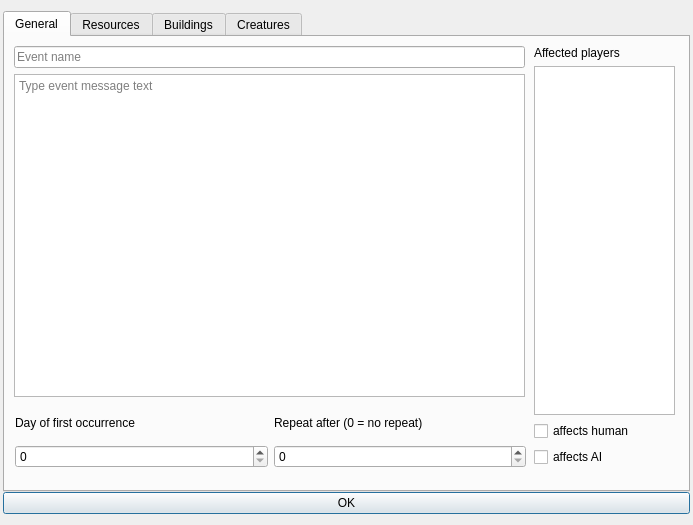
<?xml version="1.0" encoding="UTF-8"?>
<ui version="4.0">
 <class>TownEvent</class>
 <widget class="QDialog" name="TownEvent">
  <property name="windowModality">
   <enum>Qt::ApplicationModal</enum>
  </property>
  <property name="geometry">
   <rect>
    <x>0</x>
    <y>0</y>
    <width>693</width>
    <height>525</height>
   </rect>
  </property>
  <property name="sizePolicy">
   <sizepolicy hsizetype="MinimumExpanding" vsizetype="MinimumExpanding">
    <horstretch>0</horstretch>
    <verstretch>0</verstretch>
   </sizepolicy>
  </property>
  <property name="windowTitle">
   <string>Town event</string>
  </property>
  <layout class="QVBoxLayout" name="verticalLayout_16">
   <property name="spacing">
    <number>0</number>
   </property>
   <property name="leftMargin">
    <number>3</number>
   </property>
   <property name="rightMargin">
    <number>3</number>
   </property>
   <item>
    <widget class="QTabWidget" name="tabWidget">
     <property name="currentIndex">
      <number>0</number>
     </property>
     <widget class="QWidget" name="generalTab">
      <attribute name="title">
       <string>General</string>
      </attribute>
      <widget class="QWidget" name="verticalLayoutWidget">
       <property name="geometry">
        <rect>
         <x>9</x>
         <y>9</y>
         <width>511</width>
         <height>351</height>
        </rect>
       </property>
       <layout class="QVBoxLayout" name="verticalLayout" stretch="0,0">
        <item>
         <widget class="QLineEdit" name="eventNameText">
          <property name="placeholderText">
           <string>Event name</string>
          </property>
         </widget>
        </item>
        <item>
         <widget class="QPlainTextEdit" name="eventMessageText">
          <property name="placeholderText">
           <string>Type event message text</string>
          </property>
         </widget>
        </item>
       </layout>
      </widget>
      <widget class="QWidget" name="horizontalLayoutWidget">
       <property name="geometry">
        <rect>
         <x>10</x>
         <y>370</y>
         <width>511</width>
         <height>61</height>
        </rect>
       </property>
       <layout class="QHBoxLayout" name="horizontalLayout">
        <item>
         <layout class="QVBoxLayout" name="verticalLayout_2">
          <item>
           <widget class="QLabel" name="eventFirstOccurrenceText">
            <property name="text">
             <string>Day of first occurrence</string>
            </property>
           </widget>
          </item>
          <item>
           <widget class="QSpinBox" name="eventFirstOccurrence"/>
          </item>
         </layout>
        </item>
        <item>
         <layout class="QVBoxLayout" name="verticalLayout_3">
          <item>
           <widget class="QLabel" name="eventRepeatAfterText">
            <property name="text">
             <string>Repeat after (0 = no repeat)</string>
            </property>
           </widget>
          </item>
          <item>
           <widget class="QSpinBox" name="eventRepeatAfter"/>
          </item>
         </layout>
        </item>
       </layout>
      </widget>
      <widget class="QWidget" name="verticalLayoutWidget_4">
       <property name="geometry">
        <rect>
         <x>529</x>
         <y>9</y>
         <width>141</width>
         <height>421</height>
        </rect>
       </property>
       <layout class="QVBoxLayout" name="verticalLayout_4">
        <item>
         <widget class="QLabel" name="playersAffectedText">
          <property name="text">
           <string>Affected players</string>
          </property>
         </widget>
        </item>
        <item>
         <widget class="QListWidget" name="playersAffected">
          <property name="sizePolicy">
           <sizepolicy hsizetype="Preferred" vsizetype="Expanding">
            <horstretch>0</horstretch>
            <verstretch>0</verstretch>
           </sizepolicy>
          </property>
          <property name="maximumSize">
           <size>
            <width>200</width>
            <height>16777215</height>
           </size>
          </property>
         </widget>
        </item>
        <item>
         <widget class="QCheckBox" name="eventAffectsHuman">
          <property name="text">
           <string>affects human</string>
          </property>
         </widget>
        </item>
        <item>
         <layout class="QHBoxLayout" name="horizontalLayout_2">
          <item>
           <widget class="QCheckBox" name="eventAffectsCpu">
            <property name="text">
             <string>affects AI</string>
            </property>
           </widget>
          </item>
         </layout>
        </item>
       </layout>
      </widget>
     </widget>
     <widget class="QWidget" name="resourcesTab">
      <attribute name="title">
       <string>Resources</string>
      </attribute>
      <widget class="QTableWidget" name="resourcesTable">
       <property name="geometry">
        <rect>
         <x>10</x>
         <y>10</y>
         <width>661</width>
         <height>421</height>
        </rect>
       </property>
       <property name="minimumSize">
        <size>
         <width>0</width>
         <height>0</height>
        </size>
       </property>
       <property name="columnCount">
        <number>2</number>
       </property>
       <attribute name="horizontalHeaderVisible">
        <bool>false</bool>
       </attribute>
       <attribute name="verticalHeaderVisible">
        <bool>false</bool>
       </attribute>
       <column/>
       <column/>
      </widget>
     </widget>
     <widget class="QWidget" name="buildingsTab">
      <attribute name="title">
       <string>Buildings</string>
      </attribute>
      <widget class="QTreeView" name="buildingsTree">
       <property name="geometry">
        <rect>
         <x>10</x>
         <y>10</y>
         <width>661</width>
         <height>421</height>
        </rect>
       </property>
       <attribute name="headerVisible">
        <bool>false</bool>
       </attribute>
      </widget>
     </widget>
     <widget class="QWidget" name="creaturesTab">
      <attribute name="title">
       <string>Creatures</string>
      </attribute>
      <widget class="QTableWidget" name="creaturesTable">
       <property name="geometry">
        <rect>
         <x>10</x>
         <y>10</y>
         <width>661</width>
         <height>421</height>
        </rect>
       </property>
       <property name="rowCount">
        <number>7</number>
       </property>
       <property name="columnCount">
        <number>2</number>
       </property>
       <attribute name="horizontalHeaderVisible">
        <bool>false</bool>
       </attribute>
       <attribute name="verticalHeaderVisible">
        <bool>false</bool>
       </attribute>
       <row/>
       <row/>
       <row/>
       <row/>
       <row/>
       <row/>
       <row/>
       <column/>
       <column/>
      </widget>
     </widget>
    </widget>
   </item>
   <item>
    <widget class="QPushButton" name="okButton">
     <property name="text">
      <string>OK</string>
     </property>
    </widget>
   </item>
  </layout>
 </widget>
 <resources/>
 <connections/>
</ui>
